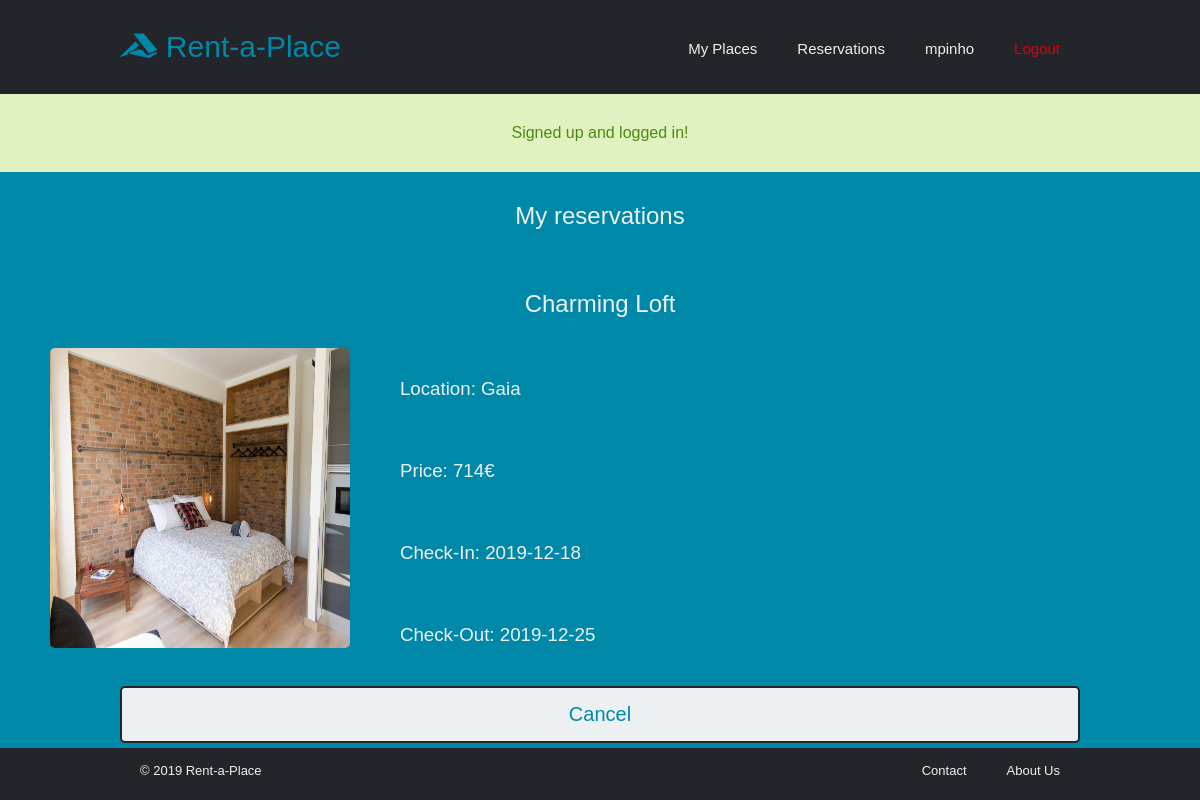
Screenshot of /pages/reservations.php (signed in) with the database file from the repository.
### tables this page shows
CREATE TABLE Reservations (id INTEGER PRIMARY KEY, touristID INTEGER, propertyID INTEGER, startDate DATE NOT NULL, endDate DATE NOT NULL, price FLOAT NOT NULL);

CREATE TABLE Properties (id INTEGER PRIMARY KEY, ownerID INTEGER NOT NULL, price FLOAT NOT NULL, title VARCHAR NOT NULL, location VARCHAR NOT NULL, description VARCHAR NOT NULL, availabilityStart DATE, availabilityEnd DATE);

CREATE TABLE Photos (id INTEGER PRIMARY KEY, description VARCHAR NOT NULL, propertyID INTEGER, path TEXT NOT NULL);

### pages/reservations.php (called while the page is built, shortened)
<?php
  include_once('../templates/common/tpl_common.php');
  include_once('../templates/common/tpl_reservations.php');
  include_once('../database/db_reservations.php');
  $reservations = getReservations();
  draw_userReservations($reservations);

### database/db_reservations.php (called while the page is built, shortened)
<?php
    include_once('../database/db_user.php');
  function getReservations()
  {
      $db = Database::instance()->db();
      $touristID = getUser($_SESSION['username'])['id'];
      $stmt = $db->prepare('SELECT * FROM Reservations WHERE touristID = ? ');
      $stmt->execute(array($touristID));
      return $stmt->fetchAll();
  }

### database/db_user.php (called while the page is built, shortened)
<?php
  function getUser($username)
  {
      $db = Database::instance()->db();
      $stmt = $db->prepare('SELECT * FROM Users WHERE username = ?');
      $stmt->execute(array($username));
      return $stmt->fetch();
  }

### database/db_rental.php (called while the page is built, shortened)
<?php
    include_once('../database/db_user.php');
  function getProperty($property_id)
  {
      $db = Database::instance()->db();
      $stmt = $db->prepare('SELECT * FROM Properties WHERE id = ?');
      $stmt->execute(array($property_id));
      return $stmt->fetch();
  }
  function getPropertyPhotos($property_id)
  {
      $db = Database::instance()->db();
      $stmt = $db->prepare('SELECT * FROM Photos WHERE propertyID = ?');
      $stmt->execute(array($property_id));
      return $stmt->fetchAll();
  }

### templates/common/tpl_reservations.php (the view, shortened to what this page needs)
<?php
include_once('../database/db_rental.php');
function draw_userReservations($reservations)
{
    ?>
    <h2>My reservations</h2>
        <section id="properties">
            <?php
                foreach ($reservations as $reservation) { ?>
                <div id="container">
                    <?php draw_reservations($reservation); ?>
            <?php } ?>
        </section>
    <?php
} ?>
<?php function draw_reservations($reservation)
                {
                   $rental=  getProperty($reservation['propertyID']);
                   $photos = getPropertyPhotos($rental['id']);
                    ?>
<a href="../pages/property.php?id=<?=$reservation['propertyID']?> " class="rental">
<article>
  <header>
    <h2><?=$rental['title']?></h2>
  </header>
  <main>
    <div class="row">
      <div class="column">
        <img src="../images/properties/<?php echo $photos[0]['path'];?>" alt="Property Image"/>
        </div>
    </a>
    <div class="column">
    <h3>Location: <?=$rental['location']?></h3>
    <h3>Price: <?=$reservation['price']?>€</h3>
    <p id="checkIn"><h3>Check-In: <?= $reservation['startDate'] ?></h3></p>
    <p id="checkOut"><h3>Check-Out: <?= $reservation['endDate'] ?></h3></p>
    <form id="deleteReservation" action="../actions/action_removeReservation.php" method="post">
            <input id="button" type="submit" value="Cancel">
        </form>
    </div>
    </div>
<?php
                } ?>

### css/style.css (style rules this page uses)
* { box-sizing: border-box; margin: 0; padding: 0; background-color: #24252a; font-family: "Montserrat", sans-serif; font-weight: 500; }

### css/auth.css (style rules this page uses)
form { background-color: #0088a9; padding-right: 10%; padding-left: 10%; font-weight: 500; color: #edf0f1; }
h2 { color: #edf0f1; background-color: #0088a9; padding: 30px 10%; text-align: center; }
input { width: 100%; color: #edf0f1; padding: 15px 20px; margin: 5px 0; box-sizing: border-box; font-size: 15px; border: none; border-radius: 5px; text-align: center; }
input[type="submit"] { color: #0088a9; font-size: 20px; font-weight: 500; padding: 15px 20px; border: 2px solid #24252a; border-radius: 5px; cursor: pointer; margin-top: 10px; background-color: #edf0f1; transition: all 0.3s ease 0s; width: 100%; }

### css/aboutus.css (style rules this page uses)
h3 { color: #edf0f1; background-color: #0088a9; padding: 30px 10%; }

### css/rental.css (style rules this page uses)
.rental { transition: all 0.3s ease 0s; color: #edf0f1; text-decoration: none; background-color: #0088a9; }
.rental img { width: 300px; height: 300px; border-radius: 5px; }
.rental .column { float: left; width: 33.33%; text-align: center; background-color: #0088a9; }
.rental header { background-color: #0088a9; }
.rental h2 { text-align: center; }

### rows the page displays
reservations: propertyID.title "Charming Loft", photos.path (picture), propertyID.location "Gaia", price "714", startDate "2019-12-18", endDate "2019-12-25"

### other values shown
$username "mpinho"
$message['content'] "Signed up and logged in!"
